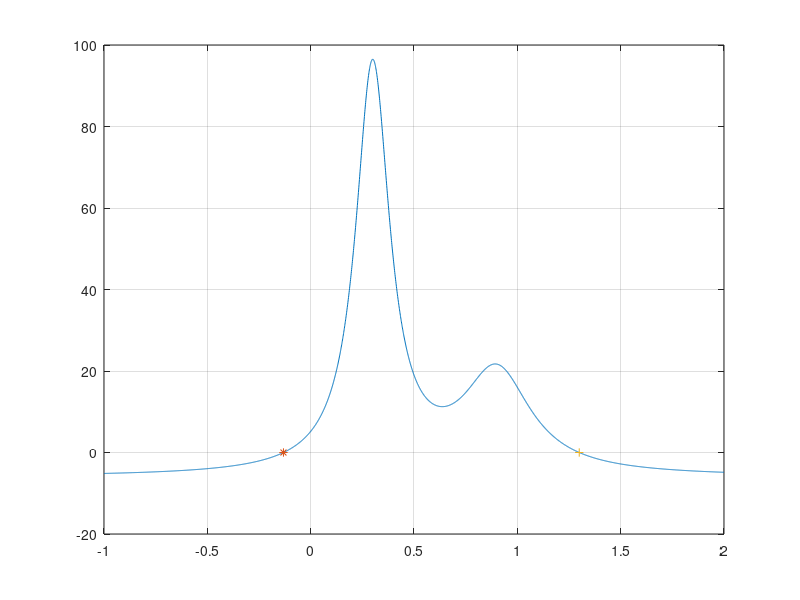

The MATLAB script that drew this image:
clear all;
clc;

x=-1:.001:2;
xz1=fzero(@humps,0);
xz2=fzero(@humps,1);

plot(x,humps(x),xz1,humps(xz1),'*', xz2, humps(xz2),'+')	
grid

